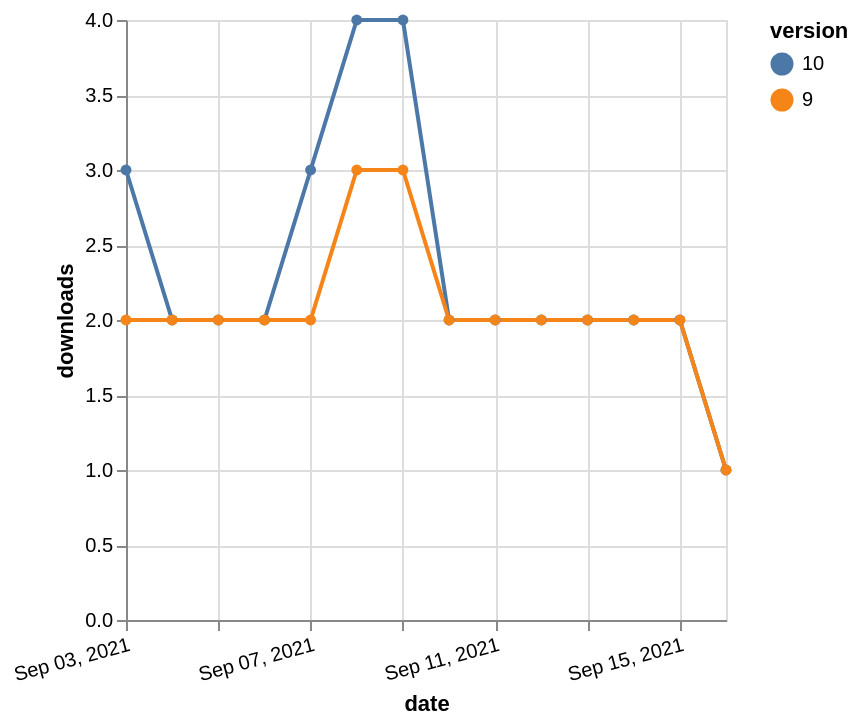

Describe this chart as a Vega-Lite specification.
### Vega-Lite specification from a JSON file in a GitHub repository (floating-point values rounded to 4 significant figures)
{"$schema": "https://vega.github.io/schema/vega-lite/v5.json", "description": "A simple bar chart with embedded data.", "data": {"values": [{"date": "2021-09-03", "total": 583, "delta": 3, "version": "10"}, {"date": "2021-09-04", "total": 585, "delta": 2, "version": "10"}, {"date": "2021-09-05", "total": 587, "delta": 2, "version": "10"}, {"date": "2021-09-06", "total": 589, "delta": 2, "version": "10"}, {"date": "2021-09-07", "total": 592, "delta": 3, "version": "10"}, {"date": "2021-09-08", "total": 596, "delta": 4, "version": "10"}, {"date": "2021-09-09", "total": 600, "delta": 4, "version": "10"}, {"date": "2021-09-10", "total": 602, "delta": 2, "version": "10"}, {"date": "2021-09-11", "total": 604, "delta": 2, "version": "10"}, {"date": "2021-09-12", "total": 606, "delta": 2, "version": "10"}, {"date": "2021-09-13", "total": 608, "delta": 2, "version": "10"}, {"date": "2021-09-14", "total": 610, "delta": 2, "version": "10"}, {"date": "2021-09-15", "total": 612, "delta": 2, "version": "10"}, {"date": "2021-09-16", "total": 613, "delta": 1, "version": "10"}, {"date": "2021-09-03", "total": 1485, "delta": 2, "version": "9"}, {"date": "2021-09-04", "total": 1487, "delta": 2, "version": "9"}, {"date": "2021-09-05", "total": 1489, "delta": 2, "version": "9"}, {"date": "2021-09-06", "total": 1491, "delta": 2, "version": "9"}, {"date": "2021-09-07", "total": 1493, "delta": 2, "version": "9"}, {"date": "2021-09-08", "total": 1496, "delta": 3, "version": "9"}, {"date": "2021-09-09", "total": 1499, "delta": 3, "version": "9"}, {"date": "2021-09-10", "total": 1501, "delta": 2, "version": "9"}, {"date": "2021-09-11", "total": 1503, "delta": 2, "version": "9"}, {"date": "2021-09-12", "total": 1505, "delta": 2, "version": "9"}, {"date": "2021-09-13", "total": 1507, "delta": 2, "version": "9"}, {"date": "2021-09-14", "total": 1509, "delta": 2, "version": "9"}, {"date": "2021-09-15", "total": 1511, "delta": 2, "version": "9"}, {"date": "2021-09-16", "total": 1512, "delta": 1, "version": "9"}]}, "width": "container", "mark": {"type": "line", "point": {"filled": true}}, "encoding": {"x": {"field": "date", "type": "temporal", "timeUnit": "yearmonthdate", "title": "date", "axis": {"labelAngle": -15}}, "y": {"field": "delta", "type": "quantitative", "title": "downloads"}, "color": {"field": "version", "type": "nominal"}, "tooltip": {"field": "delta"}}}
